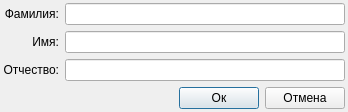
<?xml version="1.0" encoding="UTF-8"?>
<ui version="4.0">
 <class>dExec</class>
 <widget class="QDialog" name="dExec">
  <property name="geometry">
   <rect>
    <x>0</x>
    <y>0</y>
    <width>348</width>
    <height>111</height>
   </rect>
  </property>
  <property name="windowTitle">
   <string>Управление исполнителем</string>
  </property>
  <layout class="QVBoxLayout" name="verticalLayout" stretch="1,0">
   <property name="leftMargin">
    <number>3</number>
   </property>
   <property name="topMargin">
    <number>3</number>
   </property>
   <property name="rightMargin">
    <number>3</number>
   </property>
   <property name="bottomMargin">
    <number>3</number>
   </property>
   <item>
    <layout class="QGridLayout" name="gridLayout_2">
     <property name="topMargin">
      <number>0</number>
     </property>
     <item row="2" column="0">
      <widget class="QLabel" name="label_2">
       <property name="text">
        <string>Имя:</string>
       </property>
       <property name="alignment">
        <set>Qt::AlignRight|Qt::AlignTrailing|Qt::AlignVCenter</set>
       </property>
      </widget>
     </item>
     <item row="1" column="1">
      <widget class="QLineEdit" name="leSurname">
       <property name="text">
        <string/>
       </property>
       <property name="maxLength">
        <number>20</number>
       </property>
      </widget>
     </item>
     <item row="3" column="1">
      <widget class="QLineEdit" name="leNametwo">
       <property name="text">
        <string/>
       </property>
       <property name="maxLength">
        <number>20</number>
       </property>
      </widget>
     </item>
     <item row="3" column="0">
      <widget class="QLabel" name="label_4">
       <property name="text">
        <string>Отчество:</string>
       </property>
       <property name="alignment">
        <set>Qt::AlignRight|Qt::AlignTrailing|Qt::AlignVCenter</set>
       </property>
      </widget>
     </item>
     <item row="2" column="1">
      <widget class="QLineEdit" name="leName">
       <property name="text">
        <string/>
       </property>
       <property name="maxLength">
        <number>20</number>
       </property>
      </widget>
     </item>
     <item row="1" column="0">
      <widget class="QLabel" name="label_3">
       <property name="text">
        <string>Фамилия:</string>
       </property>
       <property name="alignment">
        <set>Qt::AlignRight|Qt::AlignTrailing|Qt::AlignVCenter</set>
       </property>
      </widget>
     </item>
    </layout>
   </item>
   <item>
    <layout class="QHBoxLayout" name="horizontalLayout">
     <item>
      <spacer name="horizontalSpacer">
       <property name="orientation">
        <enum>Qt::Horizontal</enum>
       </property>
       <property name="sizeHint" stdset="0">
        <size>
         <width>40</width>
         <height>20</height>
        </size>
       </property>
      </spacer>
     </item>
     <item>
      <widget class="QPushButton" name="pbOk">
       <property name="text">
        <string>Ок</string>
       </property>
      </widget>
     </item>
     <item>
      <widget class="QPushButton" name="pbCancel">
       <property name="text">
        <string>Отмена</string>
       </property>
      </widget>
     </item>
    </layout>
   </item>
  </layout>
 </widget>
 <tabstops>
  <tabstop>leSurname</tabstop>
  <tabstop>leName</tabstop>
  <tabstop>leNametwo</tabstop>
  <tabstop>pbOk</tabstop>
  <tabstop>pbCancel</tabstop>
 </tabstops>
 <resources/>
 <connections/>
</ui>
